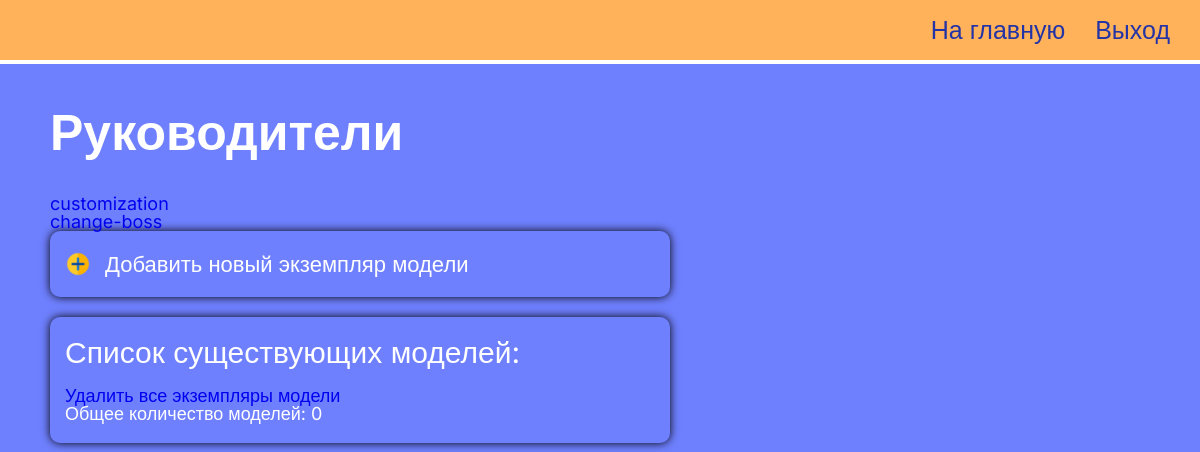
Before: /customization/change-boss/ (signed in) with the older database file.
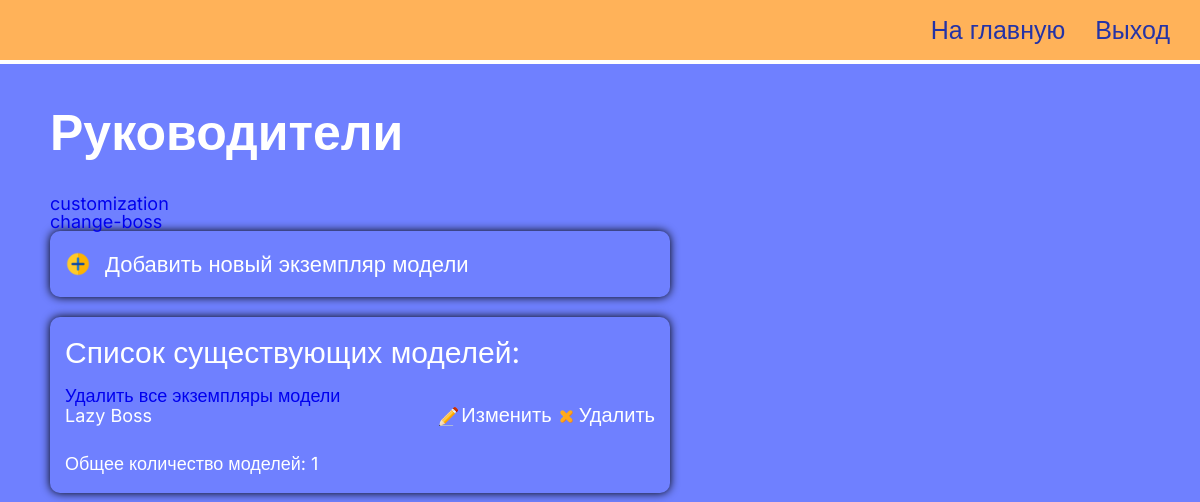
After: the same page with the newer database file.
### simetra_app/models.py (models this page shows, shortened)
class Boss(models.Model):
    class Meta:
        verbose_name_plural = 'Bosses'
    def get_upload_path(self, filename):
        return Path('main_page/bosses', get_uuid4_filename(filename))
    name = models.CharField(max_length=100)
    position = models.CharField(max_length=200)
    quote = models.TextField()
    image = models.ImageField(
        default='main_page/bosses/default-avatar.jpg',
        upload_to=get_upload_path,
    )

### simetra_app/views.py (the view)
@login_required(login_url='simetra_app:staff-login')
def change_boss_model(request):
    context = get_context_to_change_model(Boss)
    context['heading'] = 'Руководители'
    context['object_name'] = 'boss'
    context = update_context_for_customization_pages_navbar(request, context)
    return render(request, 'simetra_app/change-model.html', context)

### simetra_app/views.py (called while the page is built)
def get_context_to_change_model(Object):
    context = {
        'list_of_objects': Object.objects.all(),
        'number_of_objects': Object.objects.all().count(),
    }
    is_object_city = ContentType.objects.get_for_model(Object) == \
        ContentType.objects.get_for_model(City)
    if is_object_city:
        context["is_city"] = True
    return context

def update_context_for_customization_pages_navbar(request, context):
    def is_it_update_page(url_ancestors_name_list):
        return url_ancestors_name_list[-2][:7] == 'update-'
    url_ancestors_name_list = request.path.split('/')[1:-1]
    if is_it_update_page(url_ancestors_name_list):
        context['update_model'] = url_ancestors_name_list[-2]
        context['model_id'] = url_ancestors_name_list[-1]
        del(url_ancestors_name_list[-2])
        del(url_ancestors_name_list[-1])
    context['url_ancestors_name_list'] = url_ancestors_name_list
    return context

### simetra_app/templates/simetra_app/change-model.html (shortened to what this page needs)
{% load static %}
<!DOCTYPE html>
<html lang="ru">
<head>
  <link rel="stylesheet" href="{% static 'simetra_app/customization_page/change-model/styles/style.css' %}" />
</head>
<body>
  <div class="wrapper">
    <header class="header">
      <div class="header__container">
        <nav class="header__menu menu">
          <ul class="menu__list">
            <li class="menu__item">
              <a href="{% url 'simetra_app:customization' %}" class="menu__link _link">На главную</a>
            </li>
            <li class="menu__item">
              <a href="{% url 'simetra_app:staff-logout' %}" class="menu__link _link">Выход</a>
            </li>
          </ul>
        </nav>
      </div>
    </header>
    <main class="page">
      <section class="page__home home">
        <div class="home__container">
          <h1 class="home__title">{{ heading }}</h1>
          {% include 'simetra_app/customization-navbar.html' %}
          {% with 'simetra_app:create-'|add:object_name as creation_link %}
            <p><a class="home__add _link" href="{% url creation_link %}">Добавить новый экземпляр модели</a></p>
          {% endwith %}
          <div class="home__block">
            <h2 class="home__caption">Список существующих моделей:</h2>
            <ul>
              {% with 'simetra_app:delete-all-instances-of-'|add:object_name as deleting_link %}
              <a href="{% url deleting_link %}">Удалить все экземпляры модели</a>
              {% endwith %}
              {% for object in list_of_objects %}
              <li class="home__item">
                {{ object.name }}
                <div class="home__options">
                  {% with 'simetra_app:update-'|add:object_name as updating_link %}
                  <a class="home__change _link" href="{% url updating_link object.id %}">Изменить</a>
                  {% endwith %}
                  {% with 'simetra_app:delete-'|add:object_name as deleting_link %}
                  <a class="home__delete _link" href="{% url deleting_link object.id %}">Удалить</a>
                  {% endwith %}
                </div>
              </li>
              {% endfor %}
            </ul>
            <p>Общее количество моделей: {{ number_of_objects }}</p>
          </div>
      </section>
    </main>
  </div>
</body>
</html>

Changed rows visible on the page:
added Boss: name "Lazy Boss"
Other visible differences:
{{ number_of_objects }}: "0" → "1"
